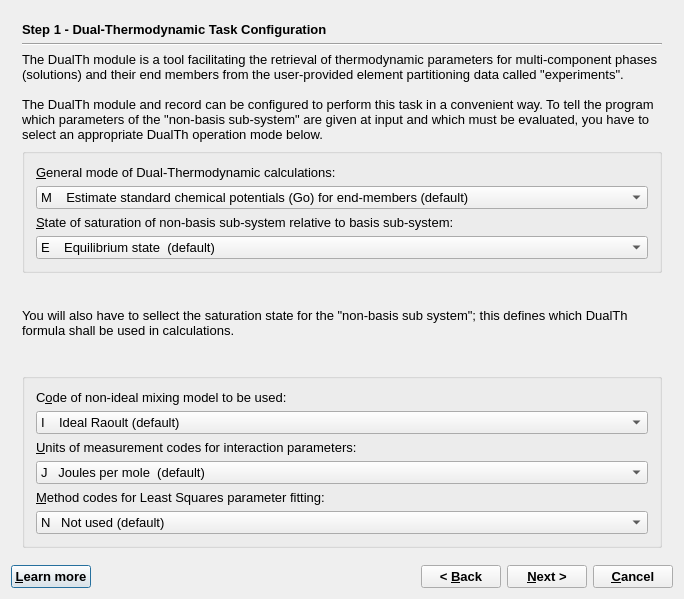
<?xml version="1.0" encoding="UTF-8"?>
<ui version="4.0">
 <class>DualThWizardData</class>
 <widget class="QDialog" name="DualThWizardData">
  <property name="windowModality">
   <enum>Qt::WindowModal</enum>
  </property>
  <property name="geometry">
   <rect>
    <x>0</x>
    <y>0</y>
    <width>677</width>
    <height>599</height>
   </rect>
  </property>
  <property name="font">
   <font>
    <pointsize>10</pointsize>
   </font>
  </property>
  <property name="windowTitle">
   <string>GEM-Selektor Proces</string>
  </property>
  <layout class="QVBoxLayout" name="verticalLayout">
   <item>
    <widget class="QStackedWidget" name="stackedWidget">
     <property name="mouseTracking">
      <bool>false</bool>
     </property>
     <property name="acceptDrops">
      <bool>false</bool>
     </property>
     <property name="autoFillBackground">
      <bool>false</bool>
     </property>
     <property name="frameShape">
      <enum>QFrame::NoFrame</enum>
     </property>
     <property name="frameShadow">
      <enum>QFrame::Plain</enum>
     </property>
     <property name="currentIndex">
      <number>0</number>
     </property>
     <widget class="QWidget" name="page">
      <layout class="QGridLayout">
       <item row="0" column="0">
        <widget class="QLabel" name="pageName">
         <property name="sizePolicy">
          <sizepolicy hsizetype="Preferred" vsizetype="Fixed">
           <horstretch>0</horstretch>
           <verstretch>0</verstretch>
          </sizepolicy>
         </property>
         <property name="font">
          <font>
           <weight>75</weight>
           <bold>true</bold>
          </font>
         </property>
         <property name="text">
          <string>Step 1 - Dual-Thermodynamic Task Configuration</string>
         </property>
        </widget>
       </item>
       <item row="1" column="0">
        <widget class="Line" name="line">
         <property name="orientation">
          <enum>Qt::Horizontal</enum>
         </property>
        </widget>
       </item>
       <item row="3" column="0">
        <widget class="QGroupBox" name="groupBox">
         <property name="title">
          <string/>
         </property>
         <layout class="QVBoxLayout">
          <item>
           <widget class="QLabel" name="AC_modeLabel_2">
            <property name="frameShape">
             <enum>QFrame::NoFrame</enum>
            </property>
            <property name="frameShadow">
             <enum>QFrame::Plain</enum>
            </property>
            <property name="text">
             <string>&amp;General mode of Dual-Thermodynamic calculations:</string>
            </property>
            <property name="alignment">
             <set>Qt::AlignBottom</set>
            </property>
            <property name="wordWrap">
             <bool>true</bool>
            </property>
            <property name="buddy">
             <cstring>p_Mode</cstring>
            </property>
           </widget>
          </item>
          <item>
           <widget class="QComboBox" name="p_Mode">
            <item>
             <property name="text">
              <string>M    Estimate standard chemical potentials (Go) for end-members (default)</string>
             </property>
            </item>
            <item>
             <property name="text">
              <string>G   Estimate activity coefficients and interaction parameters of the non-ideal mixing model </string>
             </property>
            </item>
            <item>
             <property name="text">
              <string>A    Estimate activities of end members (mixing model unknown)</string>
             </property>
            </item>
            <item>
             <property name="text">
              <string>X   Estimate mole fractions of end-members given the mixing model</string>
             </property>
            </item>
           </widget>
          </item>
          <item>
           <widget class="QLabel" name="DcEqModeLabel_2">
            <property name="frameShape">
             <enum>QFrame::NoFrame</enum>
            </property>
            <property name="frameShadow">
             <enum>QFrame::Plain</enum>
            </property>
            <property name="text">
             <string>&amp;State of saturation of non-basis sub-system relative to basis sub-system:</string>
            </property>
            <property name="alignment">
             <set>Qt::AlignBottom</set>
            </property>
            <property name="wordWrap">
             <bool>true</bool>
            </property>
            <property name="buddy">
             <cstring>p_St</cstring>
            </property>
           </widget>
          </item>
          <item>
           <widget class="QComboBox" name="p_St">
            <item>
             <property name="text">
              <string>E    Equilibrium state  (default)</string>
             </property>
            </item>
            <item>
             <property name="text">
              <string>P   Primary saturation state </string>
             </property>
            </item>
            <item>
             <property name="text">
              <string>S    Minimum stoichiometric saturation state</string>
             </property>
            </item>
           </widget>
          </item>
         </layout>
        </widget>
       </item>
       <item row="4" column="0">
        <widget class="QLabel" name="label_6">
         <property name="text">
          <string>You will also have to sellect the saturation state for the &quot;non-basis sub system&quot;; this defines which DualTh formula shall be used in calculations.</string>
         </property>
         <property name="wordWrap">
          <bool>true</bool>
         </property>
        </widget>
       </item>
       <item row="5" column="0">
        <widget class="QGroupBox" name="groupBox_7">
         <property name="title">
          <string/>
         </property>
         <layout class="QVBoxLayout">
          <item>
           <widget class="QLabel" name="AC_modeLabel">
            <property name="frameShape">
             <enum>QFrame::NoFrame</enum>
            </property>
            <property name="frameShadow">
             <enum>QFrame::Plain</enum>
            </property>
            <property name="text">
             <string>C&amp;ode of non-ideal mixing model to be used:</string>
            </property>
            <property name="alignment">
             <set>Qt::AlignBottom</set>
            </property>
            <property name="wordWrap">
             <bool>true</bool>
            </property>
            <property name="buddy">
             <cstring>p_IPf</cstring>
            </property>
           </widget>
          </item>
          <item>
           <widget class="QComboBox" name="p_IPf">
            <item>
             <property name="text">
              <string>I    Ideal Raoult (default)</string>
             </property>
            </item>
            <item>
             <property name="text">
              <string>G   Guggenheim (binary) model</string>
             </property>
            </item>
            <item>
             <property name="text">
              <string>R    Redlich-Kister (binary) model </string>
             </property>
            </item>
            <item>
             <property name="text">
              <string>T   Thompson-Waldbaum  model</string>
             </property>
            </item>
            <item>
             <property name="text">
              <string>M   Margules model </string>
             </property>
            </item>
            <item>
             <property name="text">
              <string>V   Van Laar model </string>
             </property>
            </item>
            <item>
             <property name="text">
              <string>B   Bale-Pelton dilute solution formalism </string>
             </property>
            </item>
            <item>
             <property name="text">
              <string>O   Other (defined in script) model</string>
             </property>
            </item>
           </widget>
          </item>
          <item>
           <widget class="QLabel" name="DcEqModeLabel">
            <property name="frameShape">
             <enum>QFrame::NoFrame</enum>
            </property>
            <property name="frameShadow">
             <enum>QFrame::Plain</enum>
            </property>
            <property name="text">
             <string>&amp;Units of measurement codes for interaction parameters:</string>
            </property>
            <property name="alignment">
             <set>Qt::AlignBottom</set>
            </property>
            <property name="wordWrap">
             <bool>true</bool>
            </property>
            <property name="buddy">
             <cstring>p_IPu</cstring>
            </property>
           </widget>
          </item>
          <item>
           <widget class="QComboBox" name="p_IPu">
            <item>
             <property name="text">
              <string>J   Joules per mole  (default)</string>
             </property>
            </item>
            <item>
             <property name="text">
              <string>K   Kilojoules per mole  </string>
             </property>
            </item>
            <item>
             <property name="text">
              <string>N   Normalized (dimensionless)</string>
             </property>
            </item>
           </widget>
          </item>
          <item>
           <widget class="QLabel" name="PhEqModeLabel">
            <property name="text">
             <string>&amp;Method codes for Least Squares parameter fitting:</string>
            </property>
            <property name="alignment">
             <set>Qt::AlignBottom</set>
            </property>
            <property name="wordWrap">
             <bool>true</bool>
            </property>
            <property name="buddy">
             <cstring>p_LSF</cstring>
            </property>
           </widget>
          </item>
          <item>
           <widget class="QComboBox" name="p_LSF">
            <item>
             <property name="text">
              <string>N   Not used (default)</string>
             </property>
            </item>
            <item>
             <property name="text">
              <string>L   Conventional fitting using LM algorithm</string>
             </property>
            </item>
            <item>
             <property name="text">
              <string>S   Conventional fitting using SVD algorithm</string>
             </property>
            </item>
            <item>
             <property name="text">
              <string>B   SVD with Bayesian parameter estimation</string>
             </property>
            </item>
            <item>
             <property name="text">
              <string>C   Levenberg constrained</string>
             </property>
            </item>
           </widget>
          </item>
         </layout>
        </widget>
       </item>
       <item row="2" column="0">
        <widget class="QLabel" name="textLabel10">
         <property name="sizePolicy">
          <sizepolicy hsizetype="Preferred" vsizetype="Preferred">
           <horstretch>0</horstretch>
           <verstretch>0</verstretch>
          </sizepolicy>
         </property>
         <property name="frameShape">
          <enum>QFrame::NoFrame</enum>
         </property>
         <property name="frameShadow">
          <enum>QFrame::Plain</enum>
         </property>
         <property name="text">
          <string>The DualTh module is a tool facilitating the retrieval of thermodynamic parameters for multi-component phases (solutions) and their end members from the user-provided element partitioning data called &quot;experiments&quot;. 

The DualTh module and record can be configured to perform this task in a convenient way. To tell the program which parameters of the &quot;non-basis sub-system&quot; are given at input and which must be evaluated, you have to select an appropriate DualTh operation mode below.</string>
         </property>
         <property name="textFormat">
          <enum>Qt::AutoText</enum>
         </property>
         <property name="scaledContents">
          <bool>false</bool>
         </property>
         <property name="wordWrap">
          <bool>true</bool>
         </property>
         <property name="margin">
          <number>0</number>
         </property>
         <property name="openExternalLinks">
          <bool>false</bool>
         </property>
        </widget>
       </item>
      </layout>
     </widget>
     <widget class="QWidget" name="page_2">
      <layout class="QGridLayout">
       <item row="0" column="0">
        <widget class="QLabel" name="label">
         <property name="sizePolicy">
          <sizepolicy hsizetype="Preferred" vsizetype="Fixed">
           <horstretch>0</horstretch>
           <verstretch>0</verstretch>
          </sizepolicy>
         </property>
         <property name="font">
          <font>
           <weight>75</weight>
           <bold>true</bold>
          </font>
         </property>
         <property name="text">
          <string>Step 2 - Important dimensions</string>
         </property>
        </widget>
       </item>
       <item row="1" column="0">
        <widget class="Line" name="line_2">
         <property name="orientation">
          <enum>Qt::Horizontal</enum>
         </property>
        </widget>
       </item>
       <item row="2" column="0">
        <widget class="QLabel" name="textLabel2">
         <property name="sizePolicy">
          <sizepolicy hsizetype="Preferred" vsizetype="Preferred">
           <horstretch>0</horstretch>
           <verstretch>0</verstretch>
          </sizepolicy>
         </property>
         <property name="text">
          <string>In spin-boxes below, at least the dimensions nQ, nM and nP must be properly set up. In this DualTh task, nQ equilibria in the basis sub-system will be computed first. Then, for each of nQ &quot;experiments&quot;, chemical potentials of nM end members will be determined and the excess Gibbs energy of mixing (Gex) will calculated. Finally, if possible, the nP non-ideal interaction parameters will be evaluated from nQ values of Gex, if necessary, using least-squares fitting.</string>
         </property>
         <property name="alignment">
          <set>Qt::AlignVCenter</set>
         </property>
         <property name="wordWrap">
          <bool>true</bool>
         </property>
        </widget>
       </item>
       <item row="3" column="0">
        <widget class="QGroupBox" name="groupBox_2">
         <property name="sizePolicy">
          <sizepolicy hsizetype="Minimum" vsizetype="Minimum">
           <horstretch>0</horstretch>
           <verstretch>0</verstretch>
          </sizepolicy>
         </property>
         <property name="title">
          <string>Dimensions</string>
         </property>
         <layout class="QGridLayout" name="gridLayout">
          <item row="0" column="0">
           <widget class="QSpinBox" name="pnQ">
            <property name="sizePolicy">
             <sizepolicy hsizetype="Fixed" vsizetype="Fixed">
              <horstretch>0</horstretch>
              <verstretch>0</verstretch>
             </sizepolicy>
            </property>
            <property name="minimumSize">
             <size>
              <width>50</width>
              <height>0</height>
             </size>
            </property>
            <property name="minimum">
             <number>1</number>
            </property>
            <property name="maximum">
             <number>999</number>
            </property>
            <property name="value">
             <number>1</number>
            </property>
           </widget>
          </item>
          <item row="0" column="1">
           <widget class="QLabel" name="TextLabel1">
            <property name="text">
             <string>nQ - Number of partitioning &quot;experiments&quot; ( nQ &gt;= 1 ) at different system compositions (required)</string>
            </property>
            <property name="wordWrap">
             <bool>false</bool>
            </property>
            <property name="buddy">
             <cstring>pnQ</cstring>
            </property>
           </widget>
          </item>
          <item row="1" column="0">
           <widget class="QSpinBox" name="pnM">
            <property name="sizePolicy">
             <sizepolicy hsizetype="Fixed" vsizetype="Fixed">
              <horstretch>0</horstretch>
              <verstretch>0</verstretch>
             </sizepolicy>
            </property>
            <property name="minimumSize">
             <size>
              <width>50</width>
              <height>0</height>
             </size>
            </property>
            <property name="minimum">
             <number>2</number>
            </property>
            <property name="maximum">
             <number>20</number>
            </property>
            <property name="value">
             <number>2</number>
            </property>
           </widget>
          </item>
          <item row="1" column="1">
           <widget class="QLabel" name="TextLabel2">
            <property name="text">
             <string>nM - Number of solution phase end members in the &quot;non-basis sub-system&quot; (nM &gt;= 2) (required)</string>
            </property>
            <property name="alignment">
             <set>Qt::AlignVCenter</set>
            </property>
            <property name="wordWrap">
             <bool>true</bool>
            </property>
            <property name="buddy">
             <cstring>pnM</cstring>
            </property>
           </widget>
          </item>
          <item row="2" column="0">
           <widget class="QSpinBox" name="pnP">
            <property name="sizePolicy">
             <sizepolicy hsizetype="Fixed" vsizetype="Fixed">
              <horstretch>0</horstretch>
              <verstretch>0</verstretch>
             </sizepolicy>
            </property>
            <property name="minimumSize">
             <size>
              <width>50</width>
              <height>0</height>
             </size>
            </property>
            <property name="minimum">
             <number>0</number>
            </property>
            <property name="maximum">
             <number>20</number>
            </property>
            <property name="value">
             <number>1</number>
            </property>
           </widget>
          </item>
          <item row="2" column="1">
           <widget class="QLabel" name="TextLabel1_2">
            <property name="text">
             <string>nP - Number of interaction parameters (nP &gt;= 0 and nM &gt;= nP ) in the non-ideal mixing model of choice (required); 0 means Raoultian ideal mixing when the activity of end-member equals its mole fraction</string>
            </property>
            <property name="alignment">
             <set>Qt::AlignVCenter</set>
            </property>
            <property name="wordWrap">
             <bool>true</bool>
            </property>
            <property name="buddy">
             <cstring>pnP</cstring>
            </property>
           </widget>
          </item>
          <item row="3" column="0">
           <widget class="QSpinBox" name="pLb">
            <property name="sizePolicy">
             <sizepolicy hsizetype="Fixed" vsizetype="Fixed">
              <horstretch>0</horstretch>
              <verstretch>0</verstretch>
             </sizepolicy>
            </property>
            <property name="minimumSize">
             <size>
              <width>50</width>
              <height>0</height>
             </size>
            </property>
            <property name="minimum">
             <number>0</number>
            </property>
            <property name="maximum">
             <number>100</number>
            </property>
           </widget>
          </item>
          <item row="3" column="1">
           <widget class="QLabel" name="TextLabel1_2_2">
            <property name="text">
             <string>Lb - Number of user-defined formula units to set bulk compositions of basis and non-basis sub-systems (optional)</string>
            </property>
            <property name="alignment">
             <set>Qt::AlignVCenter</set>
            </property>
            <property name="wordWrap">
             <bool>true</bool>
            </property>
            <property name="buddy">
             <cstring>pLb</cstring>
            </property>
           </widget>
          </item>
         </layout>
        </widget>
       </item>
       <item row="4" column="0">
        <widget class="QGroupBox" name="groupBox_3">
         <property name="sizePolicy">
          <sizepolicy hsizetype="Minimum" vsizetype="Minimum">
           <horstretch>0</horstretch>
           <verstretch>0</verstretch>
          </sizepolicy>
         </property>
         <property name="title">
          <string>No need to change in this version of GEMS-PSI </string>
         </property>
         <layout class="QGridLayout">
          <item row="0" column="0">
           <widget class="QComboBox" name="pPunE">
            <property name="enabled">
             <bool>false</bool>
            </property>
            <item>
             <property name="text">
              <string>j     J/mol(/K) </string>
             </property>
            </item>
            <item>
             <property name="text">
              <string>c    cal/mol(/K)</string>
             </property>
            </item>
            <item>
             <property name="text">
              <string>J     kJ/mol(/K)</string>
             </property>
            </item>
            <item>
             <property name="text">
              <string>C    kcal/mol(/K)</string>
             </property>
            </item>
            <item>
             <property name="text">
              <string>N   Normalized</string>
             </property>
            </item>
           </widget>
          </item>
          <item row="0" column="1">
           <widget class="QLabel" name="textLabel1_4">
            <property name="text">
             <string>Units of measurement of energy in this RTparm record (default: j)</string>
            </property>
            <property name="wordWrap">
             <bool>false</bool>
            </property>
            <property name="buddy">
             <cstring>pPunE</cstring>
            </property>
           </widget>
          </item>
          <item row="1" column="0">
           <widget class="QComboBox" name="pPunV">
            <property name="enabled">
             <bool>false</bool>
            </property>
            <item>
             <property name="text">
              <string>j    J/bar  = 0.1 cm3/mol</string>
             </property>
            </item>
            <item>
             <property name="text">
              <string>a   cal/bar</string>
             </property>
            </item>
            <item>
             <property name="text">
              <string>m   cm3/mol</string>
             </property>
            </item>
           </widget>
          </item>
          <item row="1" column="1">
           <widget class="QLabel" name="textLabel1_2_5">
            <property name="text">
             <string>Units of measurement of volume in this RTparm record (default:  j)</string>
            </property>
            <property name="wordWrap">
             <bool>false</bool>
            </property>
            <property name="buddy">
             <cstring>pPunV</cstring>
            </property>
           </widget>
          </item>
          <item row="2" column="0">
           <widget class="QComboBox" name="pPunP">
            <property name="enabled">
             <bool>false</bool>
            </property>
            <item>
             <property name="text">
              <string>b    bar  = 10^5 Pa</string>
             </property>
            </item>
            <item>
             <property name="text">
              <string>B    kbar (kilobar)</string>
             </property>
            </item>
            <item>
             <property name="text">
              <string>p    Pa  (Pascal)</string>
             </property>
            </item>
            <item>
             <property name="text">
              <string>P    MPa  = 10^6 Pa  </string>
             </property>
            </item>
            <item>
             <property name="text">
              <string>A    atm (=1.013 bar)</string>
             </property>
            </item>
           </widget>
          </item>
          <item row="2" column="1">
           <widget class="QLabel" name="textLabel1_2_3_4">
            <property name="text">
             <string>Units of measurement of pressure in this RTparm record (default: b)</string>
            </property>
            <property name="wordWrap">
             <bool>false</bool>
            </property>
            <property name="buddy">
             <cstring>pPunP</cstring>
            </property>
           </widget>
          </item>
          <item row="3" column="0">
           <widget class="QComboBox" name="pPunT">
            <property name="enabled">
             <bool>false</bool>
            </property>
            <item>
             <property name="text">
              <string>C   Celsius  </string>
             </property>
            </item>
            <item>
             <property name="text">
              <string>K   Kelvin</string>
             </property>
            </item>
            <item>
             <property name="text">
              <string>F   Fahrenheit</string>
             </property>
            </item>
           </widget>
          </item>
          <item row="3" column="1">
           <widget class="QLabel" name="textLabel1_2_3_2_4">
            <property name="frameShape">
             <enum>QFrame::NoFrame</enum>
            </property>
            <property name="frameShadow">
             <enum>QFrame::Plain</enum>
            </property>
            <property name="text">
             <string>Units of measurement of temperature in this RTparm record (default: C)</string>
            </property>
            <property name="wordWrap">
             <bool>false</bool>
            </property>
            <property name="buddy">
             <cstring>pPunT</cstring>
            </property>
           </widget>
          </item>
         </layout>
        </widget>
       </item>
       <item row="5" column="0">
        <widget class="QLabel" name="textLabel1">
         <property name="sizePolicy">
          <sizepolicy hsizetype="Preferred" vsizetype="Preferred">
           <horstretch>0</horstretch>
           <verstretch>0</verstretch>
          </sizepolicy>
         </property>
         <property name="text">
          <string>For each of nQ &quot;experiments&quot;,  a bulk composition of the &quot;basis sub-system&quot; (usually aqueous electrolyte) must be provided, together with the corresponding bulk composition of the &quot;non-basis sub-system&quot; (solution phase of interest).
Both bulk compositions can be set up later in amounts of IC (independent components). This can be done even easier easier with help of additional Lb user-defined formula units.</string>
         </property>
         <property name="alignment">
          <set>Qt::AlignVCenter</set>
         </property>
         <property name="wordWrap">
          <bool>true</bool>
         </property>
        </widget>
       </item>
      </layout>
     </widget>
     <widget class="QWidget" name="page_3">
      <layout class="QGridLayout">
       <item row="0" column="0">
        <widget class="QLabel" name="label_2">
         <property name="sizePolicy">
          <sizepolicy hsizetype="Preferred" vsizetype="Fixed">
           <horstretch>0</horstretch>
           <verstretch>0</verstretch>
          </sizepolicy>
         </property>
         <property name="font">
          <font>
           <weight>75</weight>
           <bold>true</bold>
          </font>
         </property>
         <property name="text">
          <string>Step 3 - Additional settings</string>
         </property>
        </widget>
       </item>
       <item row="1" column="0">
        <widget class="Line" name="line_3">
         <property name="orientation">
          <enum>Qt::Horizontal</enum>
         </property>
        </widget>
       </item>
       <item row="2" column="0">
        <widget class="QLabel" name="textLabel3">
         <property name="sizePolicy">
          <sizepolicy hsizetype="Preferred" vsizetype="Preferred">
           <horstretch>0</horstretch>
           <verstretch>0</verstretch>
          </sizepolicy>
         </property>
         <property name="text">
          <string>On this page, some modes of operation can be changed in specific cases.
Deactivate the first and/or the second checkbox if you do not intend to use independent components in setting up bulk compositions of nQ sub-systems.
Deactivate the third checkbox if you do not provide formula units (e.g. NaHCO3, SiO2, ...) to express bulk compositions of nQ sub-systems.</string>
         </property>
         <property name="wordWrap">
          <bool>true</bool>
         </property>
        </widget>
       </item>
       <item row="3" column="0">
        <widget class="QGroupBox" name="groupBox_4">
         <property name="title">
          <string>Optional modes of operation </string>
         </property>
         <layout class="QVBoxLayout">
          <item>
           <widget class="QCheckBox" name="c_ICb">
            <property name="text">
             <string>Use IC amounts for defining basis sub-system compositions</string>
            </property>
            <property name="checked">
             <bool>true</bool>
            </property>
           </widget>
          </item>
          <item>
           <widget class="QCheckBox" name="c_ICn">
            <property name="text">
             <string>Use IC amounts for defining non-basis sub-system compositions</string>
            </property>
            <property name="checked">
             <bool>true</bool>
            </property>
           </widget>
          </item>
          <item>
           <widget class="QCheckBox" name="c_AUb">
            <property name="text">
             <string>Use formula units for basis and non-basis sub-system compositions</string>
            </property>
            <property name="checked">
             <bool>true</bool>
            </property>
           </widget>
          </item>
          <item>
           <widget class="QCheckBox" name="c_TPI">
            <property name="text">
             <string>Use vectors for T, P and IS of nQ experiments (optional)</string>
            </property>
           </widget>
          </item>
          <item>
           <widget class="QCheckBox" name="c_Chi">
            <property name="text">
             <string>Use math script for LM SVD equations insert</string>
            </property>
            <property name="checked">
             <bool>false</bool>
            </property>
           </widget>
          </item>
          <item>
           <widget class="QCheckBox" name="c_Gam">
            <property name="text">
             <string>Use math script for Gex or activity coefficients of non-basis DCs (optional)</string>
            </property>
            <property name="checked">
             <bool>false</bool>
            </property>
           </widget>
          </item>
          <item>
           <widget class="QCheckBox" name="c_Coul">
            <property name="text">
             <string>Use coulombic factors for non-basis DCs</string>
            </property>
            <property name="checked">
             <bool>false</bool>
            </property>
           </widget>
          </item>
          <item>
           <widget class="QCheckBox" name="c_SYd">
            <property name="text">
             <string>Save generated SysEq records to data base</string>
            </property>
            <property name="checked">
             <bool>true</bool>
            </property>
           </widget>
          </item>
         </layout>
        </widget>
       </item>
       <item row="4" column="0">
        <widget class="QLabel" name="textLabel4">
         <property name="sizePolicy">
          <sizepolicy hsizetype="Preferred" vsizetype="Preferred">
           <horstretch>0</horstretch>
           <verstretch>0</verstretch>
          </sizepolicy>
         </property>
         <property name="text">
          <string>The last three flags should be changed by advanced users only. For expressing mole fractions of end-members from the bulk elemental composition of non-basis sub-system, a math script can be provided in non-trivial cases, e.g. for a reciprocal solution. Another math script can be set up for computing activity coefficients of end members and/or Gex value of the solution in the case of a non-ideal mixing model which is not provided as a built-in function. A group of expressions in each math script will be executed nQ times (for each experiment).</string>
         </property>
         <property name="alignment">
          <set>Qt::AlignVCenter</set>
         </property>
         <property name="wordWrap">
          <bool>true</bool>
         </property>
        </widget>
       </item>
      </layout>
     </widget>
     <widget class="QWidget" name="page_4">
      <layout class="QGridLayout">
       <item row="0" column="0">
        <widget class="QLabel" name="label_3">
         <property name="sizePolicy">
          <sizepolicy hsizetype="Preferred" vsizetype="Fixed">
           <horstretch>0</horstretch>
           <verstretch>0</verstretch>
          </sizepolicy>
         </property>
         <property name="font">
          <font>
           <weight>75</weight>
           <bold>true</bold>
          </font>
         </property>
         <property name="text">
          <string>Step 4 - Useful hints</string>
         </property>
        </widget>
       </item>
       <item row="1" column="0">
        <widget class="Line" name="line_4">
         <property name="orientation">
          <enum>Qt::Horizontal</enum>
         </property>
        </widget>
       </item>
       <item row="2" column="0">
        <widget class="QGroupBox" name="groupBox_5">
         <property name="sizePolicy">
          <sizepolicy hsizetype="Preferred" vsizetype="Minimum">
           <horstretch>0</horstretch>
           <verstretch>0</verstretch>
          </sizepolicy>
         </property>
         <property name="title">
          <string>Optional</string>
         </property>
         <layout class="QHBoxLayout">
          <item>
           <widget class="QSpinBox" name="p_Nsd">
            <property name="sizePolicy">
             <sizepolicy hsizetype="Fixed" vsizetype="Fixed">
              <horstretch>0</horstretch>
              <verstretch>0</verstretch>
             </sizepolicy>
            </property>
            <property name="maximum">
             <number>4</number>
            </property>
           </widget>
          </item>
          <item>
           <widget class="QLabel" name="textLabel11">
            <property name="text">
             <string>&amp;Set here the number of links to SDref bibliography records (default 0)</string>
            </property>
            <property name="wordWrap">
             <bool>false</bool>
            </property>
            <property name="buddy">
             <cstring>p_Nsd</cstring>
            </property>
           </widget>
          </item>
         </layout>
        </widget>
       </item>
       <item row="3" column="0">
        <spacer>
         <property name="orientation">
          <enum>Qt::Vertical</enum>
         </property>
         <property name="sizeHint" stdset="0">
          <size>
           <width>20</width>
           <height>16</height>
          </size>
         </property>
        </spacer>
       </item>
       <item row="4" column="0">
        <widget class="QGroupBox" name="groupBox_6">
         <property name="title">
          <string>What will happen after you click &quot;Finish&quot;</string>
         </property>
         <layout class="QGridLayout">
          <item row="0" column="0">
           <widget class="QLabel" name="textLabel13">
            <property name="text">
             <string>(1) The necessary arrays will be allocated and Page 1 of the DualTh module window will appear.

(2) On the last page of DualTh this window, you will have to check/set up the necessary iterators - three-cell columns that specify the start value, the end value, and the increment of control parameters that control generation of nQ SysEq records with equilibria in the basis sub-system. From an iterator with zero increment, only the first value will be used.

(3) Enter the full DualTh task name into the DTname field and (optionally) a comment into the DTnote line. If math scripts will be used then type them on Pages 2 and 3. Use template scripts accessible through &quot;Help&quot; &quot;Scripts&quot; menu command.

(4) Enter the compositions of basis and non-basis sub-systems for all nQ &quot;experiments&quot;; take care about units of measurements and relevant total quantities (e.g. mass of the system).

(5) Click on the &quot;Calculate&quot; toolbar button to start calculation of basis sub-system equilibria. When this is done, you should see tables with chemical potentials of elements filled. 

(6) Click the &quot;Calculate&quot; button again to perform DualTh estimation of non-basis solution parameters. This step can be repeated after changing e.g. the mixing model parameters or Go values of end-members. To repeat the whole DualTh task, first remake this DualTh record.</string>
            </property>
            <property name="alignment">
             <set>Qt::AlignVCenter</set>
            </property>
            <property name="wordWrap">
             <bool>true</bool>
            </property>
           </widget>
          </item>
         </layout>
        </widget>
       </item>
       <item row="5" column="0">
        <widget class="QLabel" name="label_5">
         <property name="text">
          <string/>
         </property>
        </widget>
       </item>
      </layout>
     </widget>
    </widget>
   </item>
   <item>
    <layout class="QHBoxLayout">
     <item>
      <widget class="QPushButton" name="pHelp">
       <property name="font">
        <font>
         <weight>75</weight>
         <bold>true</bold>
        </font>
       </property>
       <property name="text">
        <string>&amp;Learn more</string>
       </property>
      </widget>
     </item>
     <item>
      <spacer>
       <property name="orientation">
        <enum>Qt::Horizontal</enum>
       </property>
       <property name="sizeHint" stdset="0">
        <size>
         <width>40</width>
         <height>20</height>
        </size>
       </property>
      </spacer>
     </item>
     <item>
      <widget class="QPushButton" name="pBack">
       <property name="font">
        <font>
         <weight>75</weight>
         <bold>true</bold>
        </font>
       </property>
       <property name="text">
        <string>&lt; &amp;Back</string>
       </property>
      </widget>
     </item>
     <item>
      <widget class="QPushButton" name="pNext">
       <property name="font">
        <font>
         <weight>75</weight>
         <bold>true</bold>
        </font>
       </property>
       <property name="text">
        <string>&amp;Next &gt;</string>
       </property>
      </widget>
     </item>
     <item>
      <widget class="QPushButton" name="pCancel">
       <property name="font">
        <font>
         <weight>75</weight>
         <bold>true</bold>
        </font>
       </property>
       <property name="text">
        <string>&amp;Cancel</string>
       </property>
      </widget>
     </item>
    </layout>
   </item>
  </layout>
 </widget>
 <layoutdefault spacing="6" margin="11"/>
 <tabstops>
  <tabstop>p_Mode</tabstop>
  <tabstop>p_St</tabstop>
  <tabstop>p_IPf</tabstop>
  <tabstop>p_IPu</tabstop>
  <tabstop>p_LSF</tabstop>
  <tabstop>pnQ</tabstop>
  <tabstop>pnM</tabstop>
  <tabstop>pnP</tabstop>
  <tabstop>pLb</tabstop>
  <tabstop>pPunE</tabstop>
  <tabstop>pPunV</tabstop>
  <tabstop>pPunP</tabstop>
  <tabstop>pPunT</tabstop>
  <tabstop>c_ICb</tabstop>
  <tabstop>c_ICn</tabstop>
  <tabstop>c_AUb</tabstop>
  <tabstop>c_TPI</tabstop>
  <tabstop>c_Chi</tabstop>
  <tabstop>c_Gam</tabstop>
  <tabstop>c_Coul</tabstop>
  <tabstop>c_SYd</tabstop>
  <tabstop>p_Nsd</tabstop>
  <tabstop>pHelp</tabstop>
  <tabstop>pBack</tabstop>
  <tabstop>pNext</tabstop>
  <tabstop>pCancel</tabstop>
 </tabstops>
 <resources/>
 <connections>
  <connection>
   <sender>pCancel</sender>
   <signal>clicked()</signal>
   <receiver>DualThWizardData</receiver>
   <slot>reject()</slot>
   <hints>
    <hint type="sourcelabel">
     <x>587</x>
     <y>518</y>
    </hint>
    <hint type="destinationlabel">
     <x>317</x>
     <y>270</y>
    </hint>
   </hints>
  </connection>
 </connections>
</ui>
